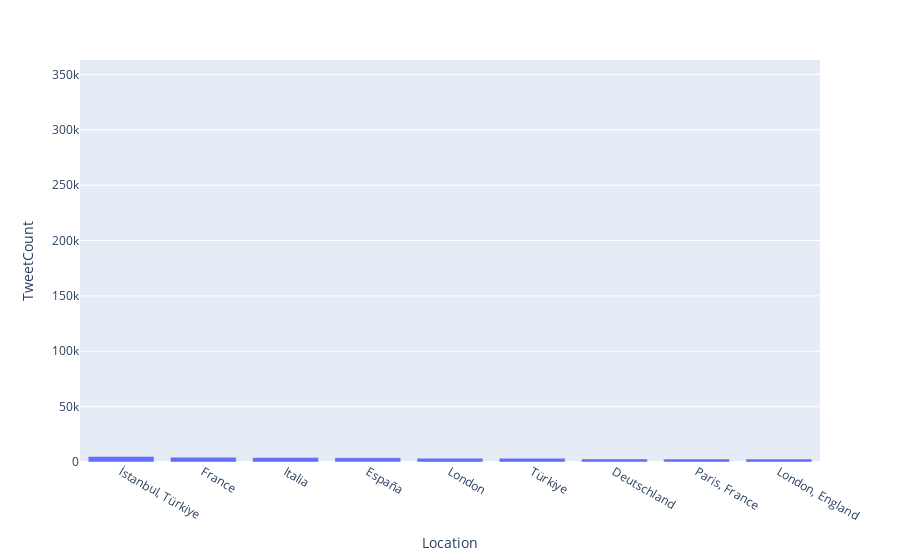

Notebook cell for this chart:
### Code cell
tempdf = ps.DataFrame(dfLoc)

tempdf.plot(kind='bar', x='Location', y='TweetCount')

### Figure 1 — Plotly figure (JSON) as saved in the notebook; plotly's stock layout.template omitted (floating-point values rounded to 4 significant figures)
{"data": [{"alignmentgroup": "True", "hovertemplate": "Location=%{x}<br>TweetCount=%{y}<extra></extra>", "legendgroup": "", "marker": {"color": "#636efa", "pattern": {"shape": ""}}, "name": "", "offsetgroup": "", "orientation": "v", "showlegend": false, "textposition": "auto", "type": "bar", "x": [null, "İstanbul, Türkiye", "France", "Italia", "España", "London", "Türkiye", "Deutschland", "Paris, France", "London, England"], "xaxis": "x", "y": [344908, 4911, 4338, 3980, 3908, 3496, 3374, 2791, 2710, 2690], "yaxis": "y"}], "layout": {"barmode": "relative", "legend": {"tracegroupgap": 0}, "margin": {"t": 60}, "xaxis": {"anchor": "y", "domain": [0, 1], "title": {"text": "Location"}}, "yaxis": {"anchor": "x", "domain": [0, 1], "title": {"text": "TweetCount"}}}}
